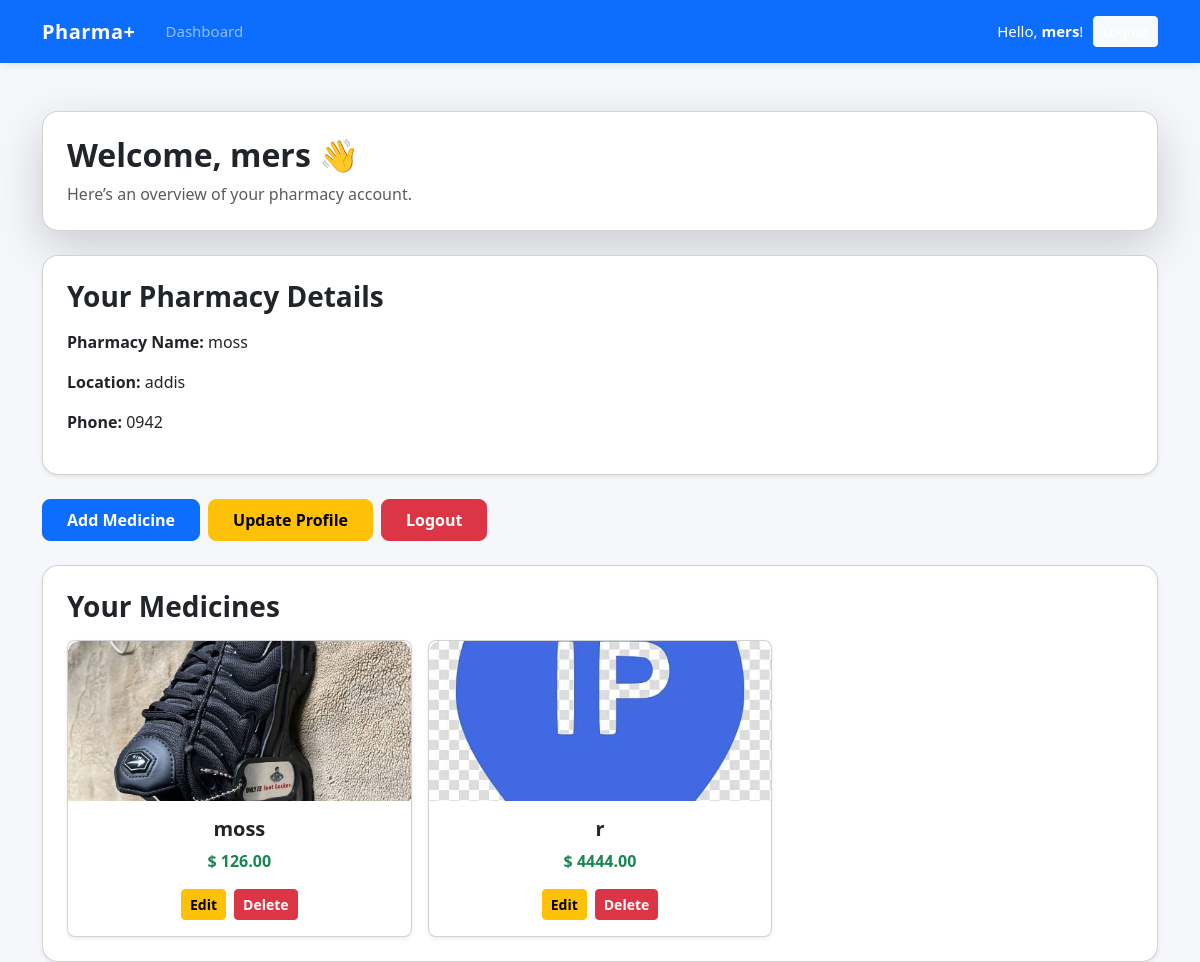
/dashboard/ (signed in), run on an earlier commit of the app's database.
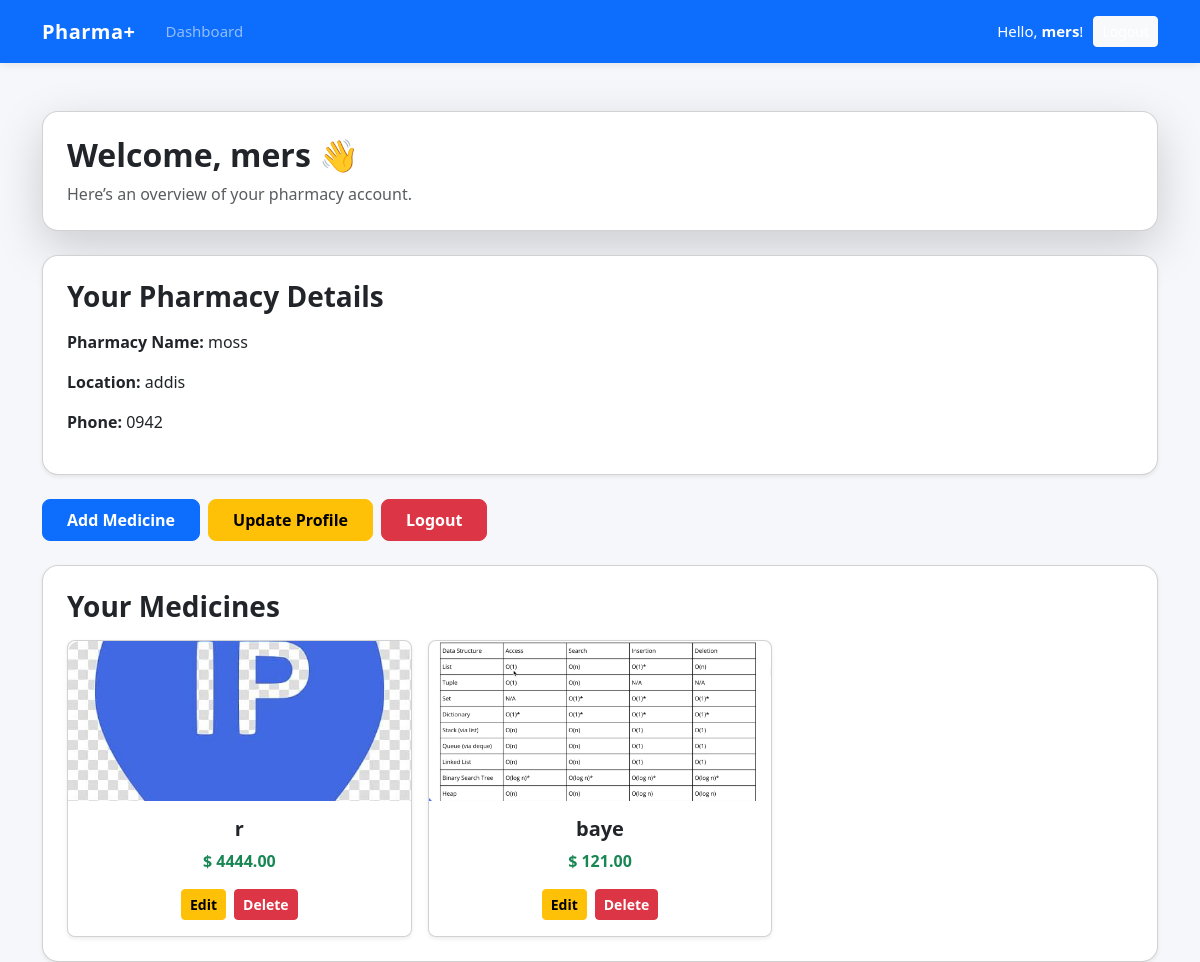
And on a later commit of the database.
### member/models.py (models this page shows, shortened)
class Medicine(models.Model):
    owner = models.ForeignKey(PharmacyOwnerProfile, on_delete=models.CASCADE)
    name = models.CharField(max_length=100)
    category = models.CharField(max_length=100)
    description = models.TextField()
    image = models.ImageField(upload_to='medicine_images/')
    price = models.DecimalField(max_digits=10, decimal_places=2)
    stock = models.PositiveIntegerField()
    created_at = models.DateTimeField(auto_now_add=True)
    updated_at = models.DateTimeField(auto_now=True)
    expiry_date = models.DateField(null=True, blank=True)  # NEW
    location = models.CharField(max_length=255, blank=True, null=True)  # NEW

### member/views.py (the view)
# urls.py: path("dashboard/", PharmacyDashboardView.as_view(), name="dashboard"),
@method_decorator(login_required, name="dispatch")
class PharmacyDashboardView(TemplateView):
    template_name = "member/pharmacy_dashboard.html"
    def get(self, request, *args, **kwargs):
        if request.user.role != "pharmacy_owner":
            return redirect("login")
        profile = request.user.pharmacyownerprofile
        if not profile.is_verified:
            return redirect("not_verified")
        context = {"profile": profile, "medicines": profile.medicine_set.all()}
        return self.render_to_response(context)

### member/templates/member/pharmacy_dashboard.html (shortened to what this page needs)
{% extends 'member/base.html' %}
{% block content %}
<div class="container mt-5">
    <div class="card shadow-lg rounded-4 p-4 mb-4">
        <h2 class="fw-bold mb-2">Welcome, {{ profile.user.username }} 👋</h2>
        <p class="text-muted mb-0">Here’s an overview of your pharmacy account.</p>
    </div>
    <div class="card shadow-sm rounded-4 p-4 mb-4">
        <h3 class="fw-semibold mb-3">Your Pharmacy Details</h3>
        <p><strong>Pharmacy Name:</strong> {{ profile.pharmacy_name }}</p>
        <p><strong>Location:</strong> {{ profile.location }}</p>
        <p><strong>Phone:</strong> {{ profile.phone }}</p>
    </div>
    <div class="mb-4 d-flex flex-wrap gap-2">
        <a href="{% url 'add_medicine' %}" class="btn btn-primary fw-semibold px-4 py-2 rounded-3">Add Medicine</a>
        <a href="{% url 'update_profile' %}" class="btn btn-warning fw-semibold px-4 py-2 rounded-3">Update Profile</a>
        <a href="{% url 'logout' %}" class="btn btn-danger fw-semibold px-4 py-2 rounded-3">Logout</a>
    </div>
    <div class="card shadow-sm rounded-4 p-4">
        <h3 class="fw-semibold mb-3">Your Medicines</h3>
        {% if medicines %}
            <div class="row row-cols-1 row-cols-md-3 g-3">
                {% for med in medicines %}
                    <div class="col">
                        <div class="card h-100 shadow-sm rounded-3">
                            {% if med.image %}
                                <img src="{{ med.image.url }}" class="card-img-top"
                                     style="height:160px; object-fit:cover; border-radius: 0.75rem 0.75rem 0 0;">
                            {% endif %}
                            <div class="card-body text-center">
                                <h5 class="card-title fw-semibold">{{ med.name }}</h5>
                                <p class="card-text text-success fw-semibold">$ {{ med.price }}</p>
                                <div class="d-flex justify-content-center gap-2 mt-2">
                                    <a href="{% url 'edit_medicine' med.id %}" class="btn btn-warning btn-sm fw-semibold">
                                        Edit
                                    </a>
                                    <a href="{% url 'delete_medicine' med.id %}" class="btn btn-danger btn-sm fw-semibold">
                                        Delete
                                    </a>
                                </div>
                            </div>
                        </div>
                    </div>
                {% endfor %}
            </div>
        {% else %}
            <p class="text-muted">No medicines added yet.</p>
        {% endif %}
    </div>
</div>
{% endblock %}

What changed in the data, as far as the page shows it:
removed Medicine: image (picture), name "moss", price "126.00"
added Medicine: image (picture), name "baye", price "121.00"
